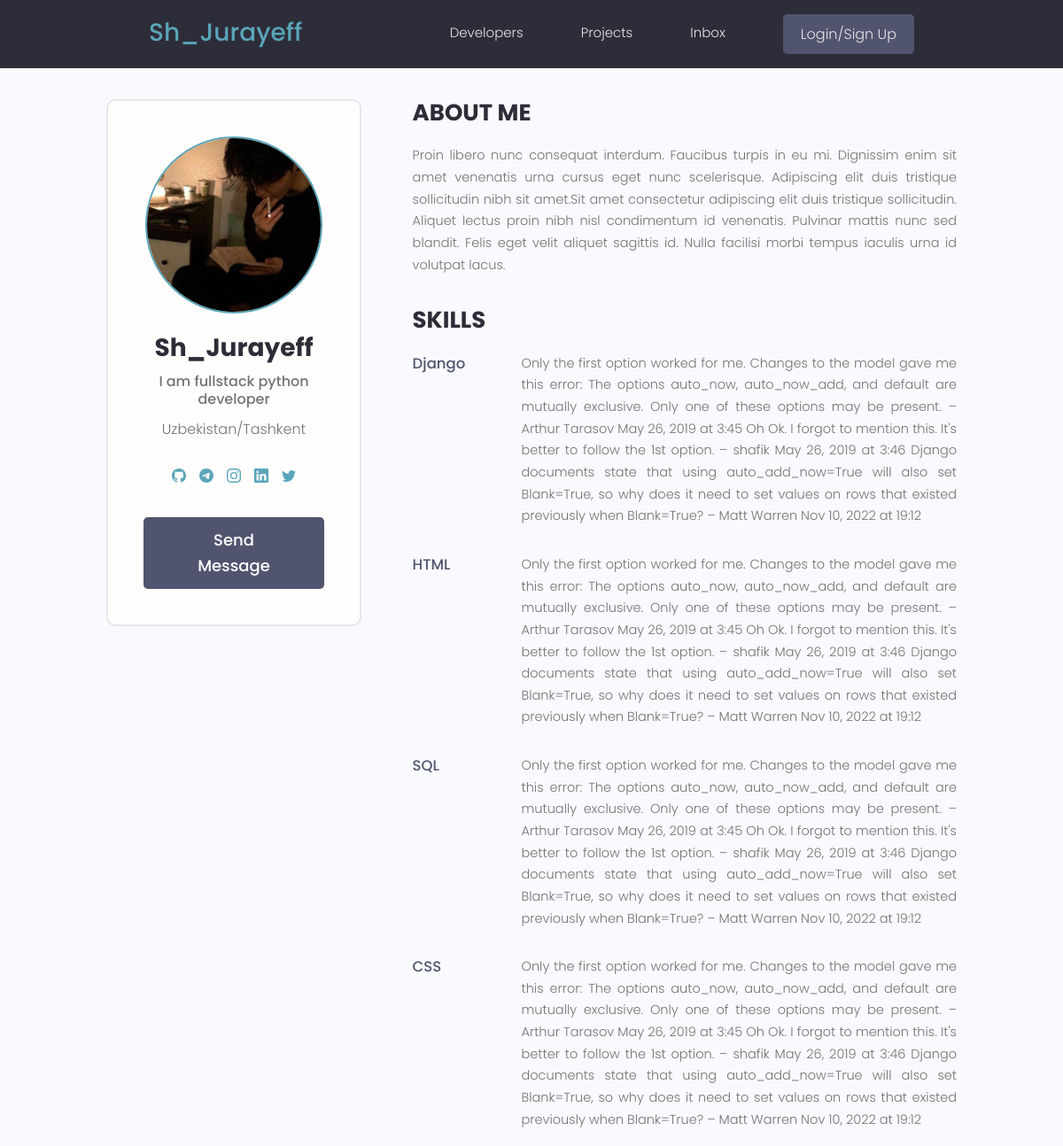
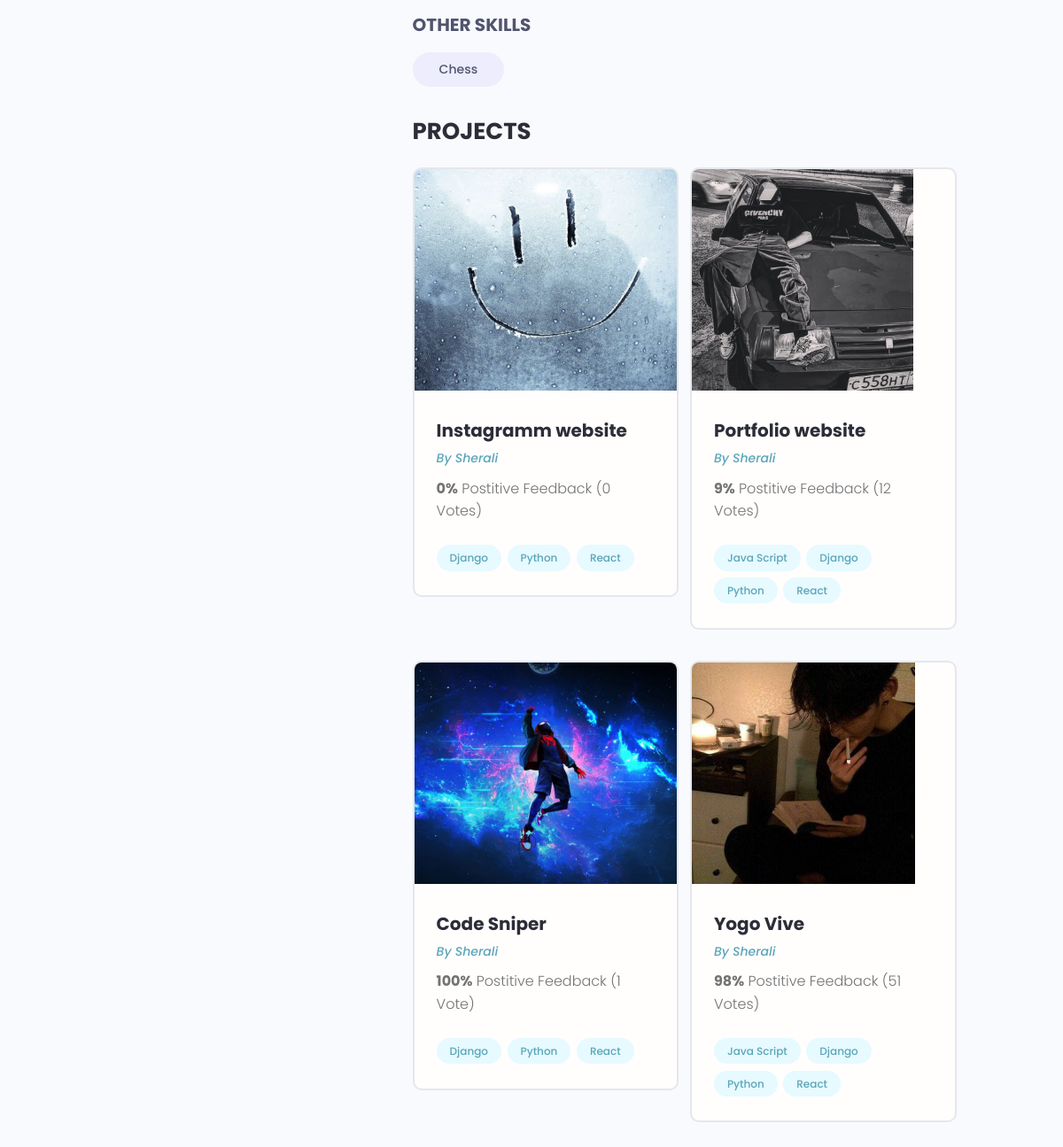
Page /profile/a1b6a896-fc02-47e6-8b50-81c44016b03d/ on the committed database (2 pictures, top to bottom).
### users/models.py (models this page shows, shortened)
class Profile(models.Model):
    user = models.OneToOneField(User , on_delete=models.CASCADE , null=True , blank=True)
    name = models.CharField(max_length=200 , blank=True  , null=True)
    email = models.EmailField(max_length=200 , blank=True , null=True)
    username = models.CharField(max_length=200 , blank=True  , null=True)
    location = models.CharField(max_length=200 , blank=True  , null=True)
    short_intro =  models.CharField(max_length=200 , blank=True  , null=True)
    bio = models.TextField(blank=True , null=True)
    profile_image = models.ImageField(blank=True ,null=True , upload_to='profiles/' , default='profiles/user-default.png')
    social_github = models.CharField(max_length=200 , blank=True  , null=True)
    social_telegram = models.CharField(max_length=200 , blank=True  , null=True)
    social_instagram = models.CharField(max_length=200 , blank=True  , null=True)
    social_linkedin = models.CharField(max_length=200 , blank=True  , null=True)
    social_twitter = models.CharField(max_length=200 , blank=True  , null=True)
    created_at = models.DateTimeField(auto_now_add=True , null=True ,blank=True)
    id = models.UUIDField(unique=True , default=uuid.uuid4 , primary_key=True , editable=False)

class Skill(models.Model):
    owner = models.ForeignKey(Profile , on_delete=models.CASCADE, null=True)
    name = models.CharField(max_length=200 , blank=True  , null=True)
    description = models.TextField(null=True , blank=True)
    created = models.DateTimeField(auto_now_add=True , null=True , blank=True)
    id = models.UUIDField(unique=True , default=uuid.uuid4 , primary_key=True , editable=False)
    def __str__(self):
        return str(self.name)

### projects/models.py (models this page shows, shortened)
class Project(models.Model):
    owner = models.ForeignKey(Profile , null = True , blank=True , on_delete=models.SET_NULL)
    title = models.CharField(max_length=200)
    description = models.TextField(null=True , blank=True)
    featured_images = models.ImageField(null=True, blank=True , default='default.png')
    demo_link = models.CharField(max_length=200 , null=True , blank=True)
    source_link = models.CharField(max_length=200 , null=True ,blank=True)
    tags = models.ManyToManyField('Tag', blank=True)
    vote_total = models.IntegerField(default=0 , null=True ,blank=True)
    vote_ratio = models.IntegerField(default=0 , null=True ,blank=True)
    created = models.DateTimeField(auto_now_add=True)
    id = models.UUIDField(default=uuid.uuid4 , unique=True ,
                          primary_key=True , editable=False)

class Tag(models.Model):
    name = models.CharField(max_length=200)
    created = models.DateTimeField(auto_now_add=True)
    id = models.UUIDField(default=uuid.uuid4 , unique=True ,
                          primary_key=True , editable=False)
    def __str__(self):
        return self.name

### users/views.py (the view)
# urls.py: path('profile/<str:pk>/' , userProfile , name = 'user-profile') ,
def userProfile(request , pk):
    profile = Profile.objects.get(id=pk)
    topSkills = profile.skill_set.exclude(description__exact='')
    otherSkills = profile.skill_set.filter(description = '')
    context = {
        "profile" : profile ,
        'topSkills' : topSkills ,
        'otherSkills' : otherSkills
    }
    return render(request , 'users/user-profile.html' , context)

### users/templates/users/user-profile.html (shortened to what this page needs)
{% extends 'main.html' %}
{% block content %}
<main class="profile my-md">
    <div class="container">
      <div class="layout">
        <div class="column column--1of3">
          <div class="card text-center">
            <div class="card__body dev">
              <img class="avatar avatar--xl" src="{{profile.profile_image.url}}" />
              <h2 class="dev__name">{{profile.username}}</h2>
              <p class="dev__title">{{profile.short_intro}}</p>
              <p class="dev__location">{{profile.location}}</p>
              <ul class="dev__social">
                {% if profile.social_github %}
                <li>
                  <a title="Github" href="{{profile.social_github}}" target="_blank"></a>
                </li>
                {%endif%}
                {% if profile.social_telegram %}
                <li>
                  <a title="Telegram" href="{{profile.social_telegram}}" target="_blank"></a>
                </li>
                {%endif%}
                {% if profile.social_instagram %}
                <li>
                  <a title="Instagram" href="{{profile.social_instagram}}" target="_blank"></a>
                </li>
                {%endif%}
                {% if profile.social_linkedin %}
                <li>
                  <a title="LinkedIn" href="{{profile.social_linkedin}}" target="_blank"></a>
                </li>
                {%endif%}
                {% if profile.social_linkedin %}
                <li>
                  <a title="Twitter" href="{{profile.social_twitter}}" target="_blank"></a>
                </li>
                {%endif%}
              </ul>
              <a href="#" class="btn btn--sub btn--lg">Send Message </a>
            </div>
          </div>
        </div>
        <div class="column column--2of3">
          <div class="devInfo">
            <h3 class="devInfo__title">About Me</h3>
            <p class="devInfo__about">{{profile.bio}}</p>
          </div>
          <div class="devInfo">
            <h3 class="devInfo__title">Skills</h3>
            <div class="devInfo__skills">
                {%for skill in topSkills %}
              <div class="devSkill">
                <h4 class="devSkill__title">{{skill.name}}</h4>
                <p class="devSkill__info">{{skill.description}}</p>
              </div>
                {%endfor%}
              {% if otherSkills %}
              <h3 class="devInfo__subtitle">Other Skills</h3>
              <div class="devInfo__otherSkills">
                {% for skill in otherSkills %}
                <span class="tag tag--pill tag--sub tag--lg">
                  <small>{{ skill }}</small>
                </span>
                {% endfor %}
              </div>
              {%endif%}
            </div>
          </div>
          <div class="devInfo">
            <h3 class="devInfo__title">Projects</h3>
            <div class="grid grid--two">
                {% for project in profile.project_set.all%}
              <div class="column">
                <div class="card project">
                  <a href="{% url 'project' project.id %}" class="project">
                    <img class="project__thumbnail" src="{{project.featured_images.url}}" alt="project thumbnail" />
                    <div class="card__body">
                      <h3 class="project__title">{{project.title}}</h3>
                      <p><a class="project__author" href="{% url 'user-profile' project.owner.id %}"> By {{project.owner.name}}</a></p>
                      <p class="project--rating">
                        <span style="font-weight: bold;">{{project.vote_ratio}}%</span> Postitive
                        Feedback ({{project.vote_total}} Vote{{project.vote_total|pluralize:'s'}})
                      </p>
                      <div class="project__tags">
                        {% for tag in project.tags.all %}
                        <span class="tag tag--pill tag--main">
                          <small>{{tag}}</small>
                        </span>
                        {%endfor%}
                      </div>
                    </div>
                  </a>
                </div>
              </div>
              {%endfor%}
            </div>
          </div>
        </div>
      </div>
    </div>
  </main>
{% endblock content %}

### static/styles/app.css (style rules this page uses)
:root { --color-sub: #2d2d39; }
.btn--sub { background-color: var(--color-sub-light); }
.card { border: 2px solid var(--color-light); }
img { width: 100%; }
.profile .card > .dev { padding: 4rem; }
.dev__name { color: var(--color-sub); font-size: 2.8rem; font-weight: 700; margin-top: 1rem; margin-bottom: 0.5rem; }
.dev__title { font-size: 1.6rem; font-weight: 500; line-height: 1.3; }
.dev__location { margin-top: 1rem; }
.dev__social { margin: 3rem 0; list-style: none; display: flex; justify-content: center; gap: 1.5rem; }
.devInfo { margin-bottom: 3rem; }
.devInfo__title, .devInfo__subtitle { font-size: 2.6rem; color: var(--color-sub); text-transform: uppercase; font-weight: 700; margin-bottom: 1.5rem; }
.devInfo__subtitle { font-size: 2rem; color: var(--color-sub-light); }
.devInfo__about, .devSkill__info { font-size: 1.45rem; line-height: 1.7; text-align: justify; }
.devSkill { margin-bottom: 3rem; }
.devSkill__title { font-size: 1.65rem; font-weight: 500; color: var(--color-sub-light); }
@media screen and (min-width: 700px) { .devSkill { display: flex; justify-content: space-between; gap: 3rem; } }
@media screen and (min-width: 700px) { .devSkill__info { flex-basis: 80%; } }
.project__author { font-size: 1.4rem; font-style: italic; }
.project--rating { margin-bottom: 1.6em; margin-top: .5em; }
.project__thumbnail { height: 25rem; object-fit: cover; object-position: top center; }
.project__title { font-size: 2rem; font-weight: 700; color: var(--color-sub); }

### static/uikit/styles/modules/_variables.css (style rules this page uses)
:root { --color-main: #5aa5b9; --color-main-light: #e6faff; --color-sub: #3f4156; --color-sub-light: #51546e; --color-sub-lighter: #ededfd; --color-text: #737373; --color-gray: #8b8b8b; --color-light: #e5e7eb; --color-light-gray: #767676; --color-bg: #f8fafd; --color-white: #fffefd; --color-white-light: #f3f3f3; --color-success: #359e64; --color-success-bg: #def8e8; --color-error: #fc4b0b; --color-error-bg: #fff2ee; --font-base: 'Poppins', arial, helvetica, 'Segoe UI', roboto, ubuntu, sans-serif; --font-monospace: 'Fira Code', 'Courier New', courier, monospace; --font-regular: 300; --font-medium: 500; --font-bold: 700; --generic-shadow: 1px 1px 5px #00000010; --generic-transition: all 0.3s ease-in-out; }

### static/uikit/styles/modules/_base.css (style rules this page uses)
* { margin: 0; padding: 0; box-sizing: border-box; text-rendering: optimizeLegibility; color: inherit; font-size: inherit; }
html { font-size: 50%; }
@media only screen and (min-width: 480px) { html { font-size: 56.25%; } }
@media only screen and (min-width: 1200px) { html { font-size: 62.5%; } }
body { line-height: 1.6; font-weight: 400; font-size: 1.5rem; color: var(--color-text); background-color: var(--color-bg); min-height: 100vh; }

### static/uikit/styles/modules/_typography.css (style rules this page uses)
* { font-family: var(--font-base); }
h2 { font-size: 3.6rem; font-weight: var(--font-bold); }
h3 { font-size: 3.2rem; font-weight: var(--font-medium); }
h4 { font-size: 2.8rem; font-weight: var(--font-medium); }
p, span, strong { font-size: 1.6rem; color: var(--color-text); font-weight: var(--font-regular); }
a { padding-bottom: 2px; text-decoration: none; display: inline-block; color: var(--color-main); font-weight: var(--font-medium); }

### static/uikit/styles/modules/_utilities.css (style rules this page uses)
.container { width: 92%; max-width: 165rem; margin: 0 auto; box-sizing: border-box; }
@media screen and (min-width: 1000px) { .container { width: 90%; } }
@media screen and (min-width: 1200px) { .container { width: 80%; } }
.text-center { text-align: center; }
.my-md { margin: 3rem auto; }

### static/uikit/styles/modules/_avatar.css (style rules this page uses)
.avatar { border-radius: 50%; border: 2px solid var(--color-main); object-fit: cover; }
.avatar--xl { height: 20rem; width: 20rem; }

### static/uikit/styles/modules/_button.css (style rules this page uses)
.btn { display: inline-block; position: relative; cursor: pointer; background-color: var(--color-light); font-weight: var(--font-medium); color: var(--color-sub); text-decoration: none; padding: 1rem 2rem; border-radius: 0.5rem; border: none; width: -webkit-fit-content; width: -moz-fit-content; width: fit-content; height: -webkit-fit-content; height: -moz-fit-content; height: fit-content; font-size: 1.6rem; outline-width: 0; outline-color: transparent; -webkit-backface-visibility: hidden; backface-visibility: hidden; transition: all 0.3s ease-in-out; }
.btn--sub { background-color: var(--color-sub); color: var(--color-white); }
.btn--lg { font-size: 1.8rem; padding: 1.2rem 4.5rem; }

### static/uikit/styles/modules/_card.css (style rules this page uses)
.card { border-radius: 1rem; background-color: var(--color-white); border: 1.5px solid var(--color-light); width: auto; height: auto; margin-top: 0.5rem; margin-bottom: 0.5rem; overflow: hidden; }
.card__body, .card__header { padding: 2rem 2.5rem; }

### rows in the picture
Profile: profile_image (picture), username "Sh_Jurayeff", short_intro "I am fullstack python developer", location "Uzbekistan/Tashkent", bio "Proin libero nunc consequat interdum. Faucibus turpis in eu mi. Dignissim enim sit amet venenatis urna cursus eget nunc scelerisque. Adipiscing elit duis tristique sollicitudin nibh sit amet.Sit amet consectetur adipiscing elit duis tristique sollicitudin. Aliquet lectus proin nibh nisl condimentum id venenatis. Pulvinar mattis nunc sed blandit. Felis eget velit aliquet sagittis id. Nulla facilisi morbi tempus iaculis urna id volutpat lacus."
Skill: name "Django", description "Only the first option worked for me. Changes to the model gave me this error: The options auto_now, auto_now_add, and default are mutually exclusive. Only one of these options may be present. – Arthur Tarasov May 26, 2019 at 3:45 Oh Ok. I forgot to mention this. It's better to follow the 1st option. – shafik May 26, 2019 at 3:46 Django documents state that using auto_add_now=True will also set Blank=True, so why does it need to set values on rows that existed previously when Blank=True? – Matt Warren Nov 10, 2022 at 19:12"
Skill: name "HTML", description "Only the first option worked for me. Changes to the model gave me this error: The options auto_now, auto_now_add, and default are mutually exclusive. Only one of these options may be present. – Arthur Tarasov May 26, 2019 at 3:45 Oh Ok. I forgot to mention this. It's better to follow the 1st option. – shafik May 26, 2019 at 3:46 Django documents state that using auto_add_now=True will also set Blank=True, so why does it need to set values on rows that existed previously when Blank=True? – Matt Warren Nov 10, 2022 at 19:12"
Skill: name "SQL", description "Only the first option worked for me. Changes to the model gave me this error: The options auto_now, auto_now_add, and default are mutually exclusive. Only one of these options may be present. – Arthur Tarasov May 26, 2019 at 3:45 Oh Ok. I forgot to mention this. It's better to follow the 1st option. – shafik May 26, 2019 at 3:46 Django documents state that using auto_add_now=True will also set Blank=True, so why does it need to set values on rows that existed previously when Blank=True? – Matt Warren Nov 10, 2022 at 19:12"
Skill: name "CSS", description "Only the first option worked for me. Changes to the model gave me this error: The options auto_now, auto_now_add, and default are mutually exclusive. Only one of these options may be present. – Arthur Tarasov May 26, 2019 at 3:45 Oh Ok. I forgot to mention this. It's better to follow the 1st option. – shafik May 26, 2019 at 3:46 Django documents state that using auto_add_now=True will also set Blank=True, so why does it need to set values on rows that existed previously when Blank=True? – Matt Warren Nov 10, 2022 at 19:12"
Skill: name "Chess"
Project: featured_images (picture), title "Instagramm website", owner.name "Sherali", vote_ratio "0", vote_total "0"
Tag: name "Django"
Tag: name "Python"
Tag: name "React"
Project: featured_images (picture), title "Portfolio website", owner.name "Sherali", vote_ratio "9", vote_total "12"
Tag: name "Java Script"
Project: featured_images (picture), title "Code Sniper", owner.name "Sherali", vote_ratio "100", vote_total "1"
Project: featured_images (picture), title "Yogo Vive", owner.name "Sherali", vote_ratio "98", vote_total "51"
